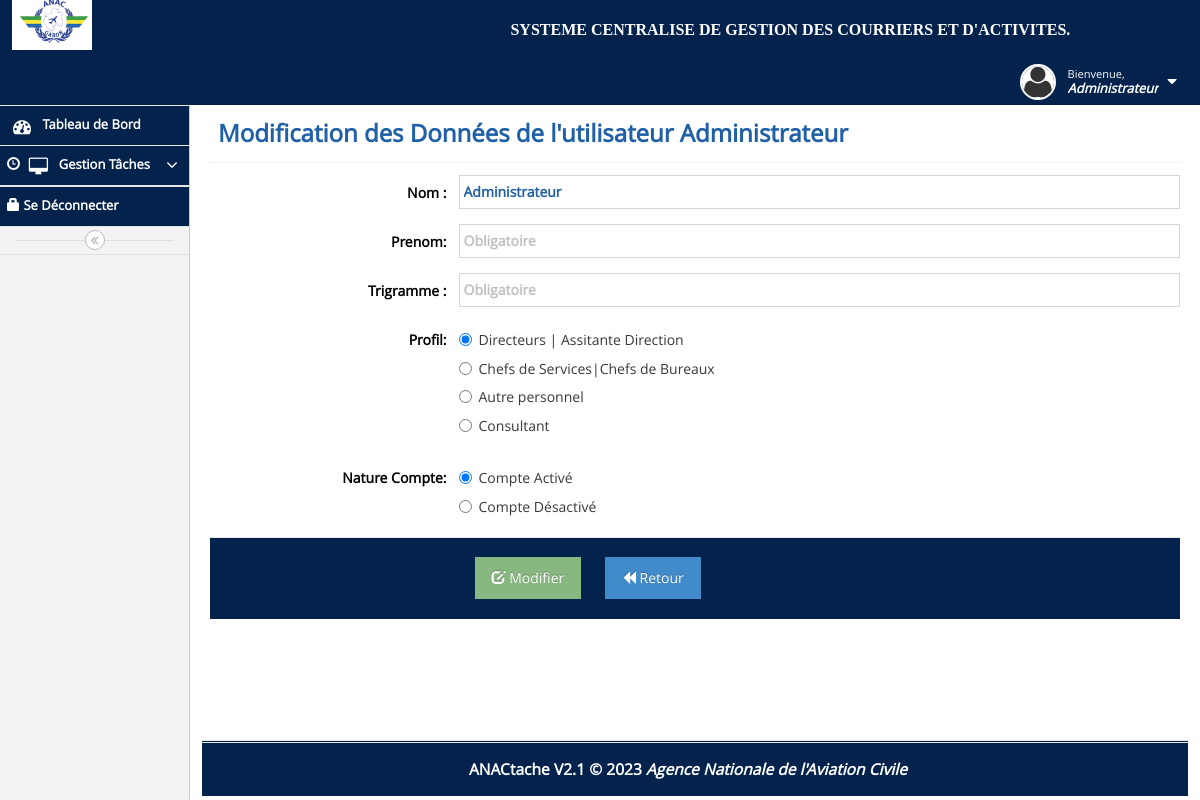
The app's page /ANAC/update_utilisateur.php?numat=0000 (signed in) with its own data.
### tables this page shows
CREATE TABLE `user_anacstat` (
  `numat` int(4) UNSIGNED ZEROFILL NOT NULL,
  `pwd` varchar(255) NOT NULL,
  `profil` varchar(20) NOT NULL,
  `pconnexion` varchar(3) NOT NULL COMMENT 'pour activer desactiver compte',
  `nomag` varchar(150) NOT NULL,
  `prenag` varchar(100) NOT NULL,
  `trigram_user` varchar(3) NOT NULL COMMENT 'pour mettre les trigram de celui qui a etablie lotorisation',
  `idattributache` int(4) NOT NULL COMMENT 'POUR INSERER ID ATTRIBUTAIRE TACHE'
);

### ANAC/update_utilisateur.php (the view, shortened to what this page needs)
<?php
	include('entete.php');
	require("../param_connexion_bdd/connexiondb.php");
    $numat=isset($_GET['numat'])?$_GET['numat']:0;
    $requeteS="SELECT *
                     FROM user_anacstat
                     WHERE user_anacstat.numat=$numat";
    $resultatS=$pdo->query($requeteS);
    $listedonneeMAJ=$resultatS->fetch();
    $nomag=$listedonneeMAJ['nomag'];
    $pconnexion=$listedonneeMAJ['pconnexion'];
    $profil=$listedonneeMAJ['profil'];
    $prenag=$listedonneeMAJ['prenag'];
    $trigram_user=$listedonneeMAJ['trigram_user'];
?>
				<?php include('menu.php');?>
				<div class="sidebar-toggle sidebar-collapse" id="sidebar-collapse">
					<i class="ace-icon fa fa-angle-double-left" data-icon1="ace-icon fa fa-angle-double-left" data-icon2="ace-icon fa fa-angle-double-right"></i>
				</div>
			</div>
			<div class="main-content">
				<div class="main-content-inner">
					<div class="page-content">
						<div class="page-header">
							<h1 style="color:#2060a6;font-weight:bold">
								Modification des Données de l'utilisateur   <?php echo $prenag?>   <?php echo $nomag?>
							</h1>
						</div>
						<div class="row">
							<div class="col-xs-12">
								<form  method="POST" class="form-horizontal" action="maj_gestion_utilisateur.php" role="form">
									<div class="form-group">
										<label class="col-sm-3 control-label no-padding-right" for="form-field-1"> <b style="color:black;font-weight:bold">Nom : </b></label>
										<div class="col-sm-9">
											<input type="text"  name="nomag" value="<?php echo $nomag?>" placeholder="Obligatoire" style="color:#2060a6;background-color:white;font-weight:bold" required="required"  class="form-control" >
										</div>
									</div>
									<div class="form-group">
										<label class="col-sm-3 control-label no-padding-right" for="form-field-1"> <b style="color:black;font-weight:bold">Prenom: </b></label>
										<div class="col-sm-9">
											<input type="text"  name="prenag" value="<?php echo $prenag?>" placeholder="Obligatoire" style="color:#2060a6;background-color:white;font-weight:bold" required="required"  class="form-control" >
										</div>
									</div>
									<div class="form-group">
										<label class="col-sm-3 control-label no-padding-right" for="form-field-1"> <b style="color:black;font-weight:bold">Trigramme : </b></label>
										<div class="col-sm-9">
											<input type="text"  name="trigram_user" value="<?php echo $trigram_user?>" placeholder="Obligatoire" style="color:#2060a6;background-color:white;font-weight:bold"   class="form-control" >
										</div>
									</div>
									<div class="form-group">
								   <label class="col-sm-3 control-label no-padding-right" for="form-field-1-1"><b style="color:black;font-weight:bold">Profil:</b> </label>
										<div class="col-sm-9">
													<div class="form-check">
                                        <div class="radio">
                                        <label for="radio2" class="form-check-label ">
                                            <input type="radio" name="profil" value="Administrateur"
                                                <?php if($profil==="Administrateur")echo "checked" ?> checked/> Directeurs | Assitante Direction </label><br>
                                        </div>
                                        <div class="radio">
                                            <label for="radio2" class="form-check-label ">
                                <input type="radio" name="profil" value="Super_Utilisateur"
                <?php if($profil==="Super_Utilisateur")echo "checked" ?>/> Chefs de Services|Chefs de Bureaux
                                            </label><br>
                                        </div>
                                        <div class="radio">
                                            <label for="radio2" class="form-check-label ">
                                <input type="radio" name="profil" value="Utilisateur_Power"
                <?php if($profil==="Utilisateur_Power")echo "checked" ?>/> Autre personnel
                                            </label><br>
                                        </div>
                                        <div class="radio">
                                            <label for="radio2" class="form-check-label ">
                                <input type="radio" name="profil" value="Consultant"
                <?php if($profil==="Consultant")echo "checked" ?>/> Consultant
                                            </label><br>
                                        </div>
                                                                    </div>
										</div>
									</div>
									<div class="space-4"></div>
									<div class="space-4"></div>
									<div class="form-group">
								   <label class="col-sm-3 control-label no-padding-right" for="form-field-1-1"><b style="color:black;font-weight:bold">Nature Compte:</b> </label>
										<div class="col-sm-9">
													<div class="form-check">
                                                                                <div class="radio">
                                                                                  <label for="radio2" class="form-check-label ">
                                                                                <input type="radio" name="pconnexion" value="1"
                                                                                <?php if($pconnexion==="1")echo "checked" ?> checked/> Compte Activé </label><br>
                                                                                </div>
                                                                                <div class="radio">
                                                                                    <label for="radio2" class="form-check-label ">
                                                                                <input type="radio" name="pconnexion" value="0"
                                                                                <?php if($pconnexion==="0")echo "checked" ?>/> Compte Désactivé
                                                                                        </label><br>
                                                                                </div>
                                                                    </div>
										</div>
									</div>
									<div class="clearfix form-actions" style="color:yellow;background-color:#03224c">
										<div class="col-md-offset-3 col-md-9">
											  <button type="submit"  class="btn btn-success">
                                                                    <span class="glyphicon glyphicon-edit icon-white"></span>
                                                                    Modifier
                                                                </button>
											 <a href="gestion_utilisateur.php" >
                                                   <button type="button"  class="btn btn-primary btn-label-left">
                                                        <span class="glyphicon glyphicon-backward"></span>
                                                       Retour
                                                    </button> </a>
										</div>
									</div>
								</form>
							</div>
						</div>
					</div>
				</div>
			</div>
			<?php include('pied.php');?>
		</div>
	</body>
</html>

### records on screen
user_anacstat: nomag "Administrateur", profil "☑", pconnexion "☑"

### other values on screen
$_SESSION['user']['nomag'] "Administrateur"
